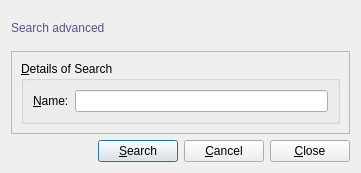
<?xml version="1.0" encoding="UTF-8"?>
<ui version="4.0">
 <class>GroupSearch</class>
 <widget class="QDialog" name="GroupSearch">
  <property name="geometry">
   <rect>
    <x>0</x>
    <y>0</y>
    <width>361</width>
    <height>173</height>
   </rect>
  </property>
  <property name="windowTitle">
   <string>Search advanced</string>
  </property>
  <property name="windowIcon">
   <iconset resource="resources.qrc">
    <normaloff>:/default/static/default/icons/22x22/face-devilish.png</normaloff>:/default/static/default/icons/22x22/face-devilish.png</iconset>
  </property>
  <layout class="QGridLayout" name="gridLayout">
   <item row="0" column="0">
    <layout class="QHBoxLayout" name="horizontalLayout_2">
     <item>
      <widget class="QLabel" name="titleLabel">
       <property name="styleSheet">
        <string notr="true">color: rgb(85, 85, 127);
font: 75 14pt &quot;DejaVu Sans Mono&quot;;</string>
       </property>
       <property name="text">
        <string>Search advanced</string>
       </property>
      </widget>
     </item>
     <item>
      <spacer name="horizontalSpacer">
       <property name="orientation">
        <enum>Qt::Horizontal</enum>
       </property>
       <property name="sizeHint" stdset="0">
        <size>
         <width>40</width>
         <height>20</height>
        </size>
       </property>
      </spacer>
     </item>
    </layout>
   </item>
   <item row="1" column="0">
    <widget class="QFrame" name="frame">
     <property name="frameShape">
      <enum>QFrame::StyledPanel</enum>
     </property>
     <property name="frameShadow">
      <enum>QFrame::Raised</enum>
     </property>
     <layout class="QGridLayout" name="gridLayout_2">
      <item row="0" column="0">
       <widget class="QGroupBox" name="detailsSearchGroupBox">
        <property name="title">
         <string>&amp;Details of Search</string>
        </property>
        <layout class="QFormLayout" name="formLayout">
         <item row="0" column="0">
          <widget class="QLabel" name="nameLabel">
           <property name="text">
            <string>&amp;Name:</string>
           </property>
           <property name="buddy">
            <cstring>nameLineEdit</cstring>
           </property>
          </widget>
         </item>
         <item row="0" column="1">
          <widget class="QLineEdit" name="nameLineEdit"/>
         </item>
        </layout>
       </widget>
      </item>
     </layout>
    </widget>
   </item>
   <item row="2" column="0">
    <layout class="QHBoxLayout" name="horizontalLayout">
     <item>
      <spacer name="horizontalSpacer_2">
       <property name="orientation">
        <enum>Qt::Horizontal</enum>
       </property>
       <property name="sizeHint" stdset="0">
        <size>
         <width>40</width>
         <height>20</height>
        </size>
       </property>
      </spacer>
     </item>
     <item>
      <widget class="QPushButton" name="searchPushButton">
       <property name="text">
        <string>&amp;Search</string>
       </property>
       <property name="icon">
        <iconset resource="resources.qrc">
         <normaloff>:/default/static/default/icons/22x22/dialog-ok-apply.png</normaloff>:/default/static/default/icons/22x22/dialog-ok-apply.png</iconset>
       </property>
       <property name="shortcut">
        <string>Ctrl+S</string>
       </property>
      </widget>
     </item>
     <item>
      <widget class="QPushButton" name="cancelPushButton">
       <property name="text">
        <string>&amp;Cancel</string>
       </property>
       <property name="icon">
        <iconset resource="resources.qrc">
         <normaloff>:/default/static/default/icons/22x22/dialog-cancel.png</normaloff>:/default/static/default/icons/22x22/dialog-cancel.png</iconset>
       </property>
       <property name="shortcut">
        <string>Ctrl+Shift+W</string>
       </property>
      </widget>
     </item>
     <item>
      <widget class="QPushButton" name="closePushButton">
       <property name="text">
        <string>&amp;Close</string>
       </property>
       <property name="icon">
        <iconset resource="resources.qrc">
         <normaloff>:/default/static/default/icons/22x22/window-close.png</normaloff>:/default/static/default/icons/22x22/window-close.png</iconset>
       </property>
       <property name="shortcut">
        <string>Ctrl+W</string>
       </property>
      </widget>
     </item>
    </layout>
   </item>
  </layout>
 </widget>
 <tabstops>
  <tabstop>searchPushButton</tabstop>
  <tabstop>cancelPushButton</tabstop>
 </tabstops>
 <resources>
  <include location="resources.qrc"/>
 </resources>
 <connections/>
</ui>
